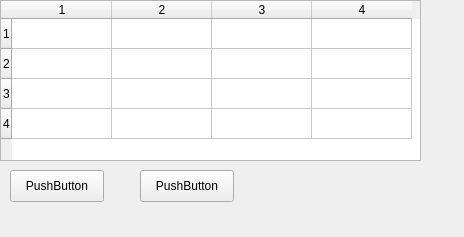
<?xml version="1.0" encoding="UTF-8"?>
<ui version="4.0">
 <class>MainWindow</class>
 <widget class="QMainWindow" name="MainWindow">
  <property name="geometry">
   <rect>
    <x>0</x>
    <y>0</y>
    <width>464</width>
    <height>237</height>
   </rect>
  </property>
  <property name="windowTitle">
   <string>MainWindow</string>
  </property>
  <widget class="QWidget" name="centralwidget">
   <widget class="QPushButton" name="pushButton">
    <property name="geometry">
     <rect>
      <x>10</x>
      <y>170</y>
      <width>94</width>
      <height>32</height>
     </rect>
    </property>
    <property name="text">
     <string>PushButton</string>
    </property>
   </widget>
   <widget class="QTableWidget" name="tableWidget">
    <property name="geometry">
     <rect>
      <x>0</x>
      <y>0</y>
      <width>421</width>
      <height>161</height>
     </rect>
    </property>
    <row>
     <property name="text">
      <string>1</string>
     </property>
    </row>
    <row>
     <property name="text">
      <string>2</string>
     </property>
    </row>
    <row>
     <property name="text">
      <string>3</string>
     </property>
    </row>
    <row>
     <property name="text">
      <string>4</string>
     </property>
    </row>
    <column>
     <property name="text">
      <string>1</string>
     </property>
    </column>
    <column>
     <property name="text">
      <string>2</string>
     </property>
    </column>
    <column>
     <property name="text">
      <string>3</string>
     </property>
    </column>
    <column>
     <property name="text">
      <string>4</string>
     </property>
    </column>
   </widget>
   <widget class="QPushButton" name="pushButton_2">
    <property name="geometry">
     <rect>
      <x>140</x>
      <y>170</y>
      <width>94</width>
      <height>32</height>
     </rect>
    </property>
    <property name="text">
     <string>PushButton</string>
    </property>
   </widget>
  </widget>
  <widget class="QMenuBar" name="menubar">
   <property name="geometry">
    <rect>
     <x>0</x>
     <y>0</y>
     <width>464</width>
     <height>26</height>
    </rect>
   </property>
  </widget>
 </widget>
 <resources/>
 <connections/>
</ui>
